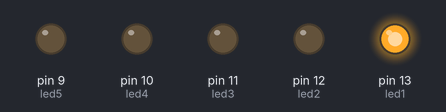
The sketch below on a simulated Arduino Uno, built with avr-gcc and run on an emulated ATmega328P. On the bench: output pins drawn as LEDs (lit = HIGH).

Above: at 0.2 s.
At 1.4 s:
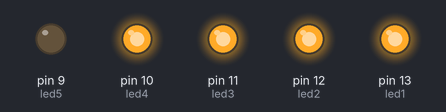
At 2.0 s:
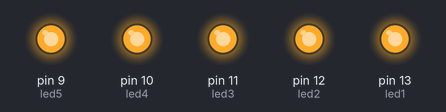
At 3.4 s:
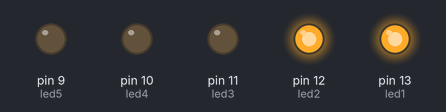
At 4.2 s:
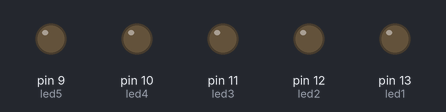
At 5.4 s:
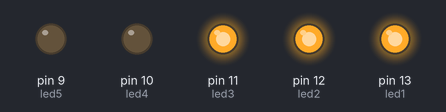
Timing chart, 0 to 5.7 s (numbered marks = the images above):
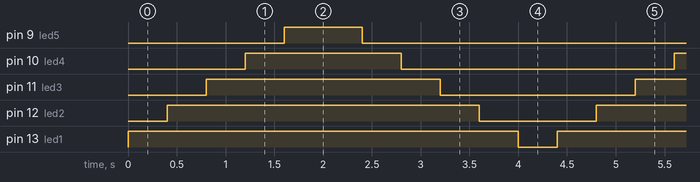

Measured:
- by itself, pin 9 (led5): alternates HIGH for 0.80 s and LOW for 3.6 s
- by itself, pin 10 (led4): alternates HIGH for 1.6 s and LOW for 2.8 s
- by itself, pin 11 (led3): alternates HIGH for 2.4 s and LOW for 2.0 s
- by itself, pin 12 (led2): alternates HIGH for 3.2 s and LOW for 1.2 s
- by itself, pin 13 (led1): alternates HIGH for 4.0 s and LOW for 0.40 s

The sketch:

Aula2.ino
```cpp
/*****************************************
AULA 2 - Sequência de LEDs - 25/02/2026

Autor: Gerson Cesar Grobe de Miranda
*****************************************/

//Denominar os pinos de ligação
#define led1 13
#define led2 12
#define led3 11
#define led4 10
#define led5 9

int tempo = 400;

// modo de ligação dos pinos
void setup() {
  pinMode(led1, OUTPUT); // OUTPUT - saída
  pinMode(led2, OUTPUT); // INPUT - entrada
  pinMode(led3, OUTPUT);
  pinMode(led4, OUTPUT);
  pinMode(led5, OUTPUT);
}

// loop de programação lógica de funcionamento
void loop() {
  digitalWrite(led1, HIGH);
  delay(tempo); //1segundo = 1000 milissegundos
  digitalWrite(led2, HIGH);
  delay(tempo);
  digitalWrite(led3, HIGH);
  delay(tempo);
  digitalWrite(led4, HIGH);
  delay(tempo);
  digitalWrite(led5, HIGH);
  delay(2*tempo);
  digitalWrite(led5, LOW);
  delay(tempo);
  digitalWrite(led4, LOW);
  delay(tempo);
  digitalWrite(led3, LOW);
  delay(tempo);
  digitalWrite(led2, LOW);
  delay(tempo);
  digitalWrite(led1, LOW);
  delay(tempo);
}
```
